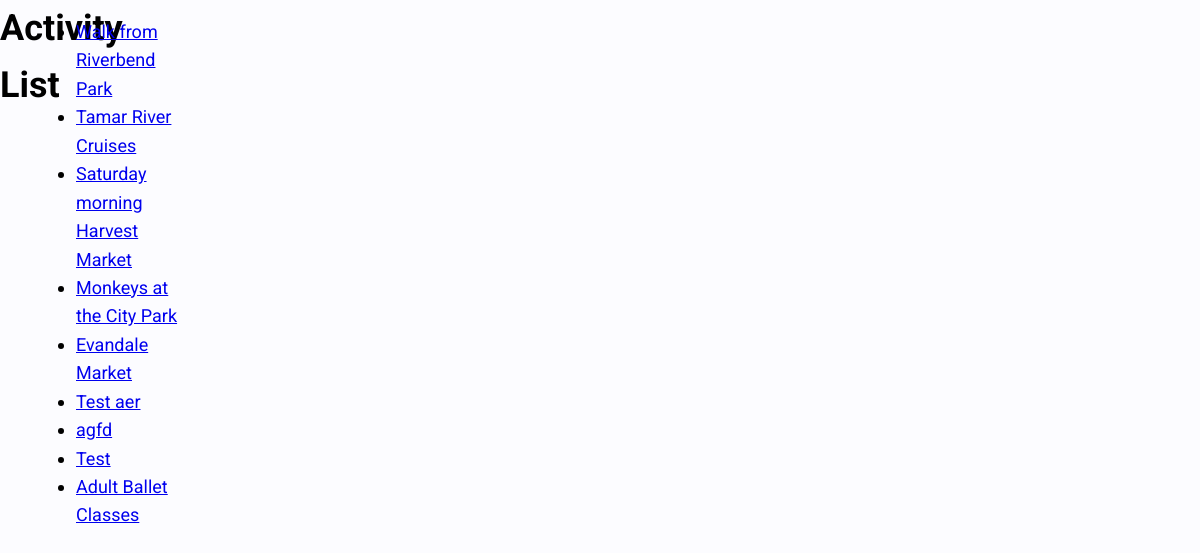
/activities/, run on an earlier commit of the app's database.
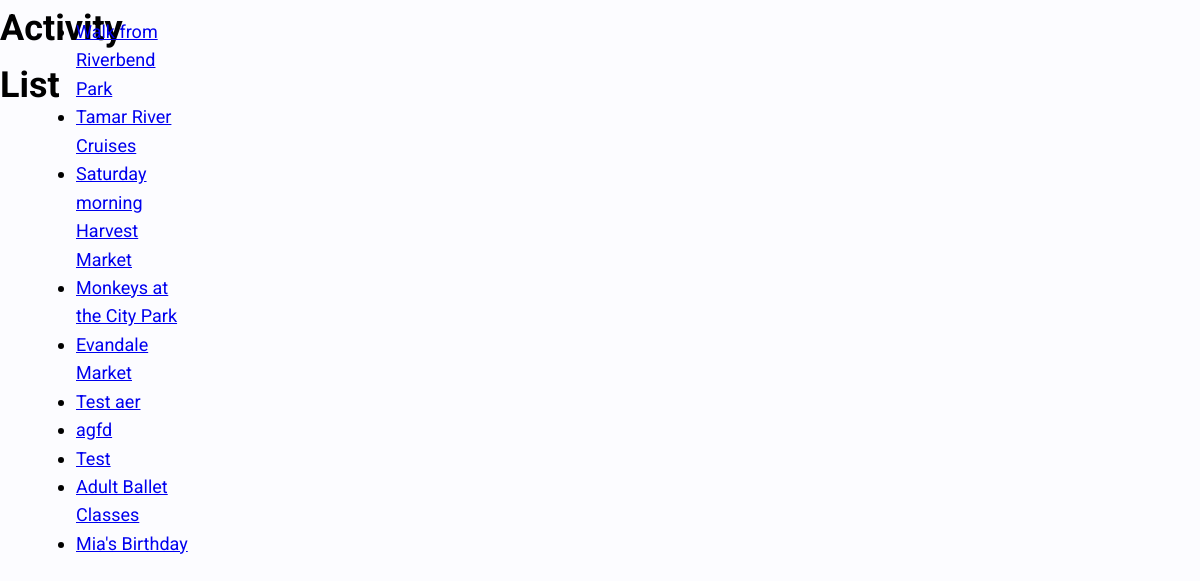
And on a later commit of the database.
### radius/models.py (models this page shows, shortened)
class Activity(models.Model):
    name = models.CharField(max_length=200, help_text='Activity Name')
    description = models.TextField(help_text='Activity Description')
    address = models.CharField(max_length=200, help_text='Activity Address')
    tags = models.ManyToManyField(ActivityTags, help_text='Select Tags')
    id = models.UUIDField(primary_key=True, default=uuid.uuid4,
                          help_text='Activity Key')
    datetime = models.DateTimeField(default=datetime.datetime.now())
    longitude = models.FloatField(default=151.7420)
    latitude = models.FloatField(default=-33.871846)
    image = models.ImageField(upload_to='images/', default='noimage.jpg')
    def get_absolute_url(self):
        return reverse('activity-detail', args=[str(self.id)])

### radius/views.py (the view)
# urls.py: path('activities/', views.ActivityListView.as_view(), name='activities'),
class ActivityListView(generic.ListView):
    model = Activity

### radius/templates/radius/activity_list.html
{% extends "../base.html" %}
{% load static %}
{% block content %}
  <h1>Activity List</h1>
  {% if activity_list %}
  <ul>
    {% for activity in activity_list %}
      <li>
        <a href="{{ activity.get_absolute_url }}">{{ activity.name }}</a>
      </li>
    {% endfor %}
  </ul>
  {% else %}
    <p>Oh No</p>
  {% endif %}
{% endblock %}

What changed in the data, as far as the page shows it:
added Activity: name "Mia's Birthday"
